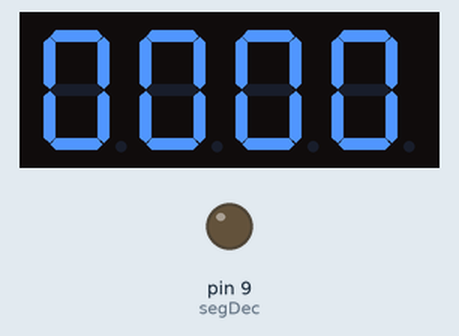
This sketch was run on a simulated Arduino Uno, built with avr-gcc and run on an emulated ATmega328P. Parts: 4-digit seven-segment display, output pins drawn as LEDs (lit = HIGH). Wiring (inferred from the names in the program): 4-digit 7-segment display, segments lit when HIGH: segments pin 2, pin 3, pin 4, pin 5, pin 6, pin 7, pin 8; digit selects pin 10, pin 11, pin 12, pin 13. The segment pins are drawn as the display they are named for; pins used as bus, display or sensor lines are not drawn.

Above: at 0.11 s.
At 4.56 s:
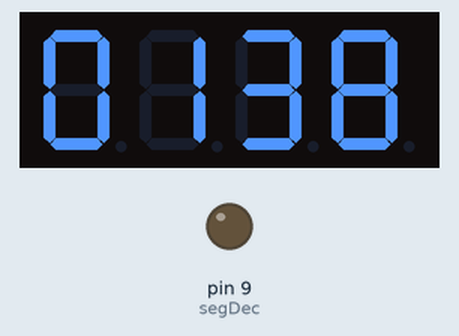
At 9.43 s:
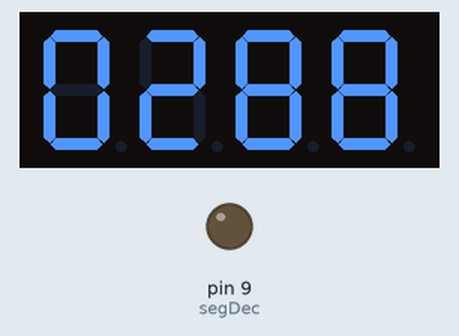
At 19.45 s:
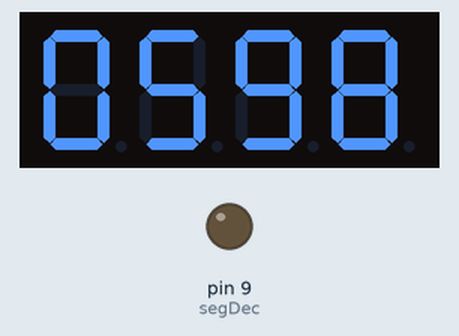
At 29.5 s:
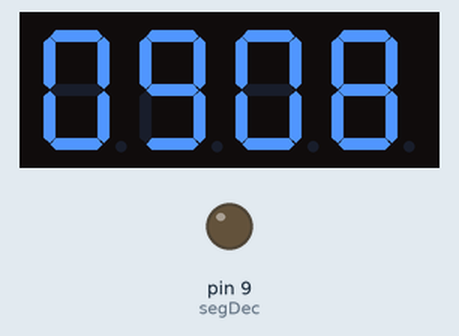
At 38.71 s:
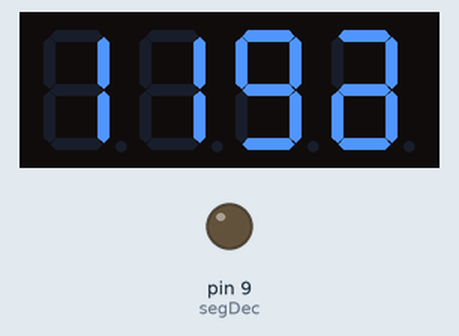

The sketch:

7_segments.ino
```cpp
#include "digit.h"


void setup() {
  // put your setup code here, to run once:
  setAllOutput();
 Serial.begin(9600);
 Digit::init();
}

void setAllOutput()
{
 pinMode(segA, OUTPUT);
 pinMode(segB, OUTPUT);
 pinMode(segC, OUTPUT);
 pinMode(segD, OUTPUT);
 pinMode(segE, OUTPUT);
 pinMode(segF, OUTPUT);
 pinMode(segG, OUTPUT);
 pinMode(segDec, OUTPUT);

 pinMode(dig1, OUTPUT);
 pinMode(dig2, OUTPUT);
 pinMode(dig3, OUTPUT);
 pinMode(dig4, OUTPUT);
}

int n = 0;
void loop() {

  int a = n / 1000;
  int b = (n / 100) % 10;
  int c = (n / 10) % 10;
  int d = n % 10;
  n++;

  Digit::resetPosition();
  Digit::setPosition(1);
  Digit::setNumber(48 + a); // 48 is '0' in ASCII
  delay(8);
  Digit::resetPosition();
   Digit::setPosition(2);
  Digit::setNumber(48 + b);
  delay(8);
  Digit::resetPosition();
  Digit::setPosition(3);
  Digit::setNumber(48 + c);
  delay(8);
  Digit::resetPosition();
  Digit::setPosition(4);
  Digit::setNumber(48 + d);
  delay(8);
}
```

digit.h
```cpp
#pragma once
#include "digitLink.h"

#define segA 2
#define segB 3
#define segC 4
#define segD 5
#define segE 6
#define segF 7
#define segG 8
#define segDec 9

#define dig1 10
#define dig2 11
#define dig3 12
#define dig4 13

#define HIGH 0x1
#define LOW  0x0


class Digit
{

 static  digitLink *Dico;

 static   constexpr int none[8] = {LOW, LOW, LOW, LOW, LOW, LOW, LOW, LOW};
 static   constexpr int zero[8] = {HIGH, HIGH, HIGH, HIGH,HIGH, HIGH, LOW, LOW};
 static   constexpr int one[8] = {LOW, HIGH, HIGH, LOW, LOW, LOW, LOW, LOW};
 static   constexpr int two[8] = {HIGH, HIGH, LOW, HIGH, HIGH, LOW, HIGH, LOW};
 static   constexpr int three[8] = {HIGH, HIGH, HIGH, HIGH, LOW, LOW, HIGH, LOW};
 static   constexpr int four[8] = {LOW, HIGH, HIGH, LOW, LOW, HIGH, HIGH, LOW};
 static   constexpr int five[8] = {HIGH, LOW, HIGH, HIGH, LOW, HIGH, HIGH, LOW};
 static   constexpr int six[8] = {HIGH, LOW, HIGH, HIGH, HIGH, HIGH, HIGH, LOW};
 static   constexpr int seven[8] = {HIGH, HIGH, HIGH, LOW, LOW, LOW, LOW, LOW};
 static   constexpr int eight[8] = {HIGH, HIGH, HIGH, HIGH, HIGH, HIGH, HIGH, LOW};
 static   constexpr int nine[8] = {HIGH, HIGH, HIGH, HIGH, LOW, HIGH, HIGH, LOW};
 static   constexpr int e[8] = {HIGH, LOW, LOW, HIGH, HIGH, HIGH, HIGH, LOW};
 static   constexpr int r[8] = {LOW, LOW, LOW, LOW,  HIGH, LOW,  HIGH, LOW};


public:
  static void init()
  {
    Dico = (digitLink*) malloc(13 * sizeof(digitLink));

    Dico[0] = digitLink(' ', none);
    Dico[1] =  digitLink('0', zero);
    Dico[2] =  digitLink('1', one);
    Dico[3] = digitLink('2', two);
    Dico[4] = digitLink('3', three);
    Dico[5] = digitLink('4', four);
    Dico[6] = digitLink('5', five);
    Dico[7] = digitLink('6', six);
    Dico[8] = digitLink('7', seven);
    Dico[9] = digitLink('8', eight);
    Dico[10] =  digitLink('9', nine);
    Dico[11] = digitLink('e', e);
    Dico[12] = digitLink('r', r);
  }


  static void setNumber(char c)
  {
     for (int i = 0; i <  ::digitLink::membersNb; i++)
     {
      if (Dico[i].elm == c)
      {
          ApplyNumber(Dico[i].arr);
          break;
      }
     }
  }

  static void ApplyNumber(const int* arr)
  {
     digitalWrite(segA, arr[0]);
     digitalWrite(segB, arr[1]);
     digitalWrite(segC, arr[2]);
     digitalWrite(segD, arr[3]);
     digitalWrite(segE, arr[4]);
     digitalWrite(segF, arr[5]);
     digitalWrite(segG, arr[6]);
     digitalWrite(segDec, arr[7]);
  }

  public :
    static void resetPosition()
    {
        digitalWrite(dig1, LOW);
        digitalWrite(dig2, LOW);
        digitalWrite(dig3, LOW);
        digitalWrite(dig4, LOW);
    }

    static void setPosition(int pos)
    {
      for (int i = 1; i < 5; i++)
      {
       int realPos = 0;
        switch(i)
       {
          case 1:
            realPos = dig1;
           break;
         case 2:
           realPos = dig2;
           break;
          case 3:
           realPos = dig3;
           break;
         case 4:
           realPos = dig4;
           break;
         default:

            return;
        }
        int setVal = (pos == i) ? HIGH : LOW;
        digitalWrite(realPos, setVal);
      }
    }
};

digitLink *Digit::Dico;
constexpr int Digit::none[8];
constexpr int Digit::zero[8];
constexpr int Digit::one[8];
constexpr int Digit::two[8];
constexpr int Digit::three[8];
constexpr int Digit::four[8];
constexpr int Digit::five[8];
constexpr int Digit::six[8];
constexpr int Digit::seven[8];
constexpr int Digit::eight[8];
constexpr int Digit::nine[8];
constexpr int Digit::e[8];
constexpr int Digit::r[8];
```

digitLink.h
```cpp
#pragma once

class digitLink
{
    public:
      char elm;
      const int *arr;

      static int membersNb;

    digitLink(char e, const int* a)
    {
      elm = e;
      arr = a;
      membersNb++;
    }
};

int digitLink::membersNb;
```
